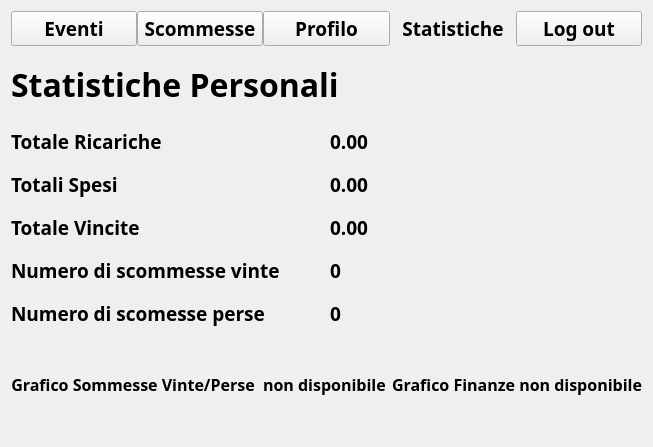
      <widget class="QWidget" name="UserStats">
       <property name="font">
        <font>
         <family>Bahnschrift SemiBold</family>
         <weight>75</weight>
         <bold>true</bold>
        </font>
       </property>
       <layout class="QVBoxLayout" name="verticalLayout_16">
        <item>
         <layout class="QHBoxLayout" name="MenuLayoutUserStats">
          <property name="spacing">
           <number>0</number>
          </property>
          <property name="sizeConstraint">
           <enum>QLayout::SetDefaultConstraint</enum>
          </property>
          <item>
           <widget class="QPushButton" name="UserStast_to_Event_page_btn">
            <property name="font">
             <font>
              <family>Bahnschrift SemiBold</family>
              <pointsize>14</pointsize>
              <weight>75</weight>
              <bold>true</bold>
             </font>
            </property>
            <property name="text">
             <string>Eventi</string>
            </property>
            <property name="autoDefault">
             <bool>false</bool>
            </property>
            <property name="default">
             <bool>false</bool>
            </property>
            <property name="flat">
             <bool>false</bool>
            </property>
           </widget>
          </item>
          <item>
           <widget class="QPushButton" name="UserStats_to_Bets_page_btn">
            <property name="font">
             <font>
              <family>Bahnschrift SemiBold</family>
              <pointsize>14</pointsize>
              <weight>75</weight>
              <bold>true</bold>
             </font>
            </property>
            <property name="text">
             <string>Scommesse</string>
            </property>
            <property name="flat">
             <bool>false</bool>
            </property>
           </widget>
          </item>
          <item>
           <widget class="QPushButton" name="UsersStats_to_Profile_page_btn">
            <property name="font">
             <font>
              <family>Bahnschrift SemiBold</family>
              <pointsize>14</pointsize>
              <weight>75</weight>
              <bold>true</bold>
             </font>
            </property>
            <property name="autoFillBackground">
             <bool>false</bool>
            </property>
            <property name="text">
             <string>Profilo</string>
            </property>
           </widget>
          </item>
          <item>
           <widget class="QPushButton" name="UserStats_to_Stats_page_btn">
            <property name="font">
             <font>
              <family>Bahnschrift SemiBold</family>
              <pointsize>14</pointsize>
              <weight>75</weight>
              <bold>true</bold>
             </font>
            </property>
            <property name="text">
             <string>Statistiche</string>
            </property>
            <property name="flat">
             <bool>true</bool>
            </property>
           </widget>
          </item>
          <item>
           <widget class="QPushButton" name="UserStats_LogOut_btn">
            <property name="font">
             <font>
              <family>Bahnschrift SemiBold</family>
              <pointsize>14</pointsize>
              <weight>75</weight>
              <bold>true</bold>
             </font>
            </property>
            <property name="text">
             <string>Log out</string>
            </property>
           </widget>
          </item>
         </layout>
        </item>
        <item>
         <spacer name="verticalSpacer_31">
          <property name="orientation">
           <enum>Qt::Vertical</enum>
          </property>
          <property name="sizeType">
           <enum>QSizePolicy::Maximum</enum>
          </property>
          <property name="sizeHint" stdset="0">
           <size>
            <width>20</width>
            <height>10</height>
           </size>
          </property>
         </spacer>
        </item>
        <item>
         <widget class="QLabel" name="Stats_Label">
          <property name="sizePolicy">
           <sizepolicy hsizetype="Fixed" vsizetype="Fixed">
            <horstretch>0</horstretch>
            <verstretch>0</verstretch>
           </sizepolicy>
          </property>
          <property name="font">
           <font>
            <family>Bahnschrift SemiBold SemiConden</family>
            <pointsize>24</pointsize>
            <weight>75</weight>
            <bold>true</bold>
           </font>
          </property>
          <property name="text">
           <string>Statistiche Personali</string>
          </property>
          <property name="scaledContents">
           <bool>true</bool>
          </property>
          <property name="alignment">
           <set>Qt::AlignLeading|Qt::AlignLeft|Qt::AlignVCenter</set>
          </property>
         </widget>
        </item>
        <item>
         <spacer name="verticalSpacer_32">
          <property name="orientation">
           <enum>Qt::Vertical</enum>
          </property>
          <property name="sizeType">
           <enum>QSizePolicy::Maximum</enum>
          </property>
          <property name="sizeHint" stdset="0">
           <size>
            <width>20</width>
            <height>15</height>
           </size>
          </property>
         </spacer>
        </item>
        <item>
         <layout class="QVBoxLayout" name="verticalLayout_11">
          <item>
           <layout class="QHBoxLayout" name="horizontalLayout_21">
            <item>
             <widget class="QLabel" name="User_stats_title">
              <property name="font">
               <font>
                <family>Bahnschrift SemiBold</family>
                <pointsize>14</pointsize>
                <weight>75</weight>
                <bold>true</bold>
               </font>
              </property>
              <property name="text">
               <string>Totale Ricariche</string>
              </property>
             </widget>
            </item>
            <item>
             <widget class="QLabel" name="UserStats_paid_money_lbl">
              <property name="font">
               <font>
                <family>Bahnschrift SemiBold</family>
                <pointsize>14</pointsize>
                <weight>75</weight>
                <bold>true</bold>
               </font>
              </property>
              <property name="text">
               <string>0.00</string>
              </property>
              <property name="scaledContents">
               <bool>true</bool>
              </property>
             </widget>
            </item>
           </layout>
          </item>
          <item>
           <spacer name="verticalSpacer_33">
            <property name="orientation">
             <enum>Qt::Vertical</enum>
            </property>
            <property name="sizeType">
             <enum>QSizePolicy::Maximum</enum>
            </property>
            <property name="sizeHint" stdset="0">
             <size>
              <width>20</width>
              <height>10</height>
             </size>
            </property>
           </spacer>
          </item>
          <item>
           <layout class="QHBoxLayout" name="horizontalLayout_37">
            <item>
             <widget class="QLabel" name="User_stats_title_5">
              <property name="font">
               <font>
                <family>Bahnschrift SemiBold</family>
                <pointsize>14</pointsize>
                <weight>75</weight>
                <bold>true</bold>
               </font>
              </property>
              <property name="text">
               <string>Totali Spesi</string>
              </property>
             </widget>
            </item>
            <item>
             <widget class="QLabel" name="UserStats_betted_money_lbl">
              <property name="font">
               <font>
                <family>Bahnschrift SemiBold</family>
                <pointsize>14</pointsize>
                <weight>75</weight>
                <bold>true</bold>
               </font>
              </property>
              <property name="text">
               <string>0.00</string>
              </property>
             </widget>
            </item>
           </layout>
          </item>
          <item>
           <spacer name="verticalSpacer_34">
            <property name="orientation">
             <enum>Qt::Vertical</enum>
            </property>
            <property name="sizeType">
             <enum>QSizePolicy::Maximum</enum>
            </property>
            <property name="sizeHint" stdset="0">
             <size>
              <width>20</width>
              <height>10</height>
             </size>
            </property>
           </spacer>
          </item>
          <item>
           <layout class="QHBoxLayout" name="horizontalLayout_28">
            <item>
             <widget class="QLabel" name="User_stats_title_2">
              <property name="font">
               <font>
                <family>Bahnschrift SemiBold</family>
                <pointsize>14</pointsize>
                <weight>75</weight>
                <bold>true</bold>
               </font>
              </property>
              <property name="text">
               <string>Totale Vincite</string>
              </property>
             </widget>
            </item>
            <item>
             <widget class="QLabel" name="UserStats_won_money_lbl">
              <property name="font">
               <font>
                <family>Bahnschrift SemiBold</family>
                <pointsize>14</pointsize>
                <weight>75</weight>
                <bold>true</bold>
               </font>
              </property>
              <property name="text">
               <string>0.00</string>
              </property>
              <property name="scaledContents">
               <bool>true</bool>
              </property>
             </widget>
            </item>
           </layout>
          </item>
          <item>
           <spacer name="verticalSpacer_35">
            <property name="orientation">
             <enum>Qt::Vertical</enum>
            </property>
            <property name="sizeType">
             <enum>QSizePolicy::Maximum</enum>
            </property>
            <property name="sizeHint" stdset="0">
             <size>
              <width>20</width>
              <height>10</height>
             </size>
            </property>
           </spacer>
          </item>
          <item>
           <layout class="QHBoxLayout" name="horizontalLayout_29">
            <item>
             <widget class="QLabel" name="User_stats_title_3">
              <property name="font">
               <font>
                <family>Bahnschrift SemiBold</family>
                <pointsize>14</pointsize>
                <weight>75</weight>
                <bold>true</bold>
               </font>
              </property>
              <property name="text">
               <string>Numero di scommesse vinte</string>
              </property>
             </widget>
            </item>
            <item>
             <widget class="QLabel" name="UserStats_num_wbet_lbl">
              <property name="font">
               <font>
                <family>Bahnschrift SemiBold</family>
                <pointsize>14</pointsize>
                <weight>75</weight>
                <bold>true</bold>
               </font>
              </property>
              <property name="text">
               <string>0</string>
              </property>
              <property name="scaledContents">
               <bool>true</bool>
              </property>
             </widget>
            </item>
           </layout>
          </item>
          <item>
           <spacer name="verticalSpacer_36">
            <property name="orientation">
             <enum>Qt::Vertical</enum>
            </property>
            <property name="sizeType">
             <enum>QSizePolicy::Maximum</enum>
            </property>
            <property name="sizeHint" stdset="0">
             <size>
              <width>20</width>
              <height>10</height>
             </size>
            </property>
           </spacer>
          </item>
          <item>
           <layout class="QHBoxLayout" name="horizontalLayout_30">
            <item>
             <widget class="QLabel" name="User_stats_title_4">
              <property name="font">
               <font>
                <family>Bahnschrift SemiBold</family>
                <pointsize>14</pointsize>
                <weight>75</weight>
                <bold>true</bold>
               </font>
              </property>
              <property name="text">
               <string>Numero di scomesse perse</string>
              </property>
             </widget>
            </item>
            <item>
             <widget class="QLabel" name="UserStats_num_fbet_lbl">
              <property name="font">
               <font>
                <family>Bahnschrift SemiBold</family>
                <pointsize>14</pointsize>
                <weight>75</weight>
                <bold>true</bold>
               </font>
              </property>
              <property name="frameShape">
               <enum>QFrame::NoFrame</enum>
              </property>
              <property name="text">
               <string>0</string>
              </property>
              <property name="scaledContents">
               <bool>true</bool>
              </property>
             </widget>
            </item>
           </layout>
          </item>
          <item>
           <spacer name="verticalSpacer_37">
            <property name="orientation">
             <enum>Qt::Vertical</enum>
            </property>
            <property name="sizeType">
             <enum>QSizePolicy::Expanding</enum>
            </property>
            <property name="sizeHint" stdset="0">
             <size>
              <width>20</width>
              <height>40</height>
             </size>
            </property>
           </spacer>
          </item>
         </layout>
        </item>
        <item>
         <layout class="QHBoxLayout" name="horizontalLayout_38">
          <item>
           <widget class="QLabel" name="UserStats_Pie_lbl">
            <property name="font">
             <font>
              <family>Bahnschrift SemiBold</family>
              <pointsize>12</pointsize>
              <weight>75</weight>
              <bold>true</bold>
             </font>
            </property>
            <property name="text">
             <string>Grafico Sommesse Vinte/Perse  non disponibile</string>
            </property>
            <property name="scaledContents">
             <bool>true</bool>
            </property>
            <property name="alignment">
             <set>Qt::AlignCenter</set>
            </property>
           </widget>
          </item>
          <item>
           <widget class="QLabel" name="UserStats_Bar_lbl">
            <property name="font">
             <font>
              <family>Bahnschrift SemiBold</family>
              <pointsize>12</pointsize>
              <weight>75</weight>
              <bold>true</bold>
             </font>
            </property>
            <property name="text">
             <string>Grafico Finanze non disponibile</string>
            </property>
            <property name="scaledContents">
             <bool>true</bool>
            </property>
            <property name="alignment">
             <set>Qt::AlignCenter</set>
            </property>
           </widget>
          </item>
         </layout>
        </item>
        <item>
         <spacer name="verticalSpacer_38">
          <property name="orientation">
           <enum>Qt::Vertical</enum>
          </property>
          <property name="sizeHint" stdset="0">
           <size>
            <width>20</width>
            <height>40</height>
           </size>
          </property>
         </spacer>
        </item>
       </layout>
      </widget>
